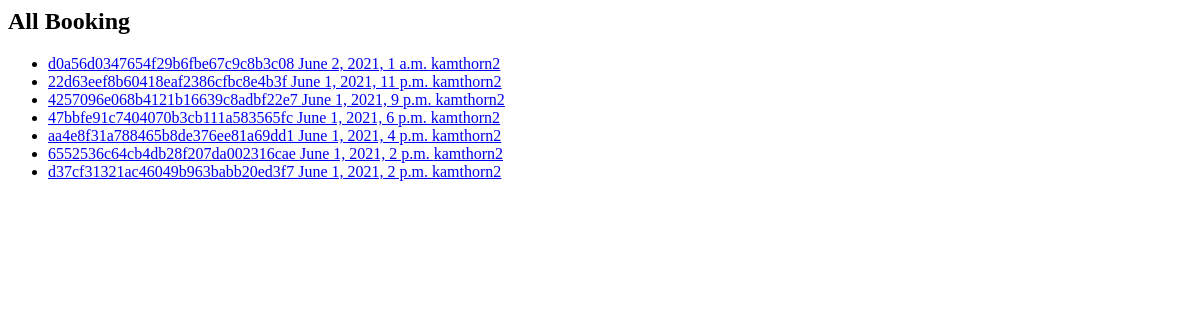
Screenshot of /adminsite/booking/ (signed in) with the database file from the repository.
### booking/models.py (models this page shows)
class Booking(models.Model):
    class Meta:
        db_table = 'bcb_booking'
    name = models.CharField(max_length=100)  # for show who's booked
    email = models.EmailField()
    tel = models.CharField(max_length=15)
    member = models.ForeignKey(
        Member, on_delete=models.CASCADE, null=True)  # null if guest
    group = models.ForeignKey(
        Group, on_delete=models.CASCADE, null=True, db_constraint=False)
    court = models.ForeignKey(
        EachCourtInfo, on_delete=models.CASCADE, db_constraint=False)  # what court
    booking_datetime = models.DateTimeField()  # datetime booking
    exp_datetime = models.DateTimeField(null=True)  # for pay in this time
    refund_datetime = models.DateTimeField(
        default=timezone.now)  # for pay in this time
    price_normal = models.DecimalField(
        max_digits=5, decimal_places=2)  # each booking slot
    price_ds = models.DecimalField(
        max_digits=5, decimal_places=2)  # each booking slot
    price_pay = models.DecimalField(
        max_digits=5, decimal_places=2)  # each booking slot
    payment_state = models.IntegerField(default=0)
    timestamp = models.DateTimeField(
        default=timezone.now)  # time now when booking
    bookingid = models.CharField(max_length=32, unique=True)
    paymentid = models.CharField(max_length=32, null=True)
    refundid = models.CharField(max_length=32, null=True)
    is_deleted = models.BooleanField(default=False)

### adminsite/views.py (the view)
# urls.py: path('booking/', views.ListBooking.as_view(), name='booking'),
class ListBooking(PermissionRequiredMixin, ListView):
    permission_required = 'is_staff'
    login_url = '/adminsite/login/'
    model = member_models.Member
    template_name = 'adminsite/booking_list.html'
    def get_queryset(self):
        member = booking_models.Booking.objects.all().order_by(
            'is_deleted').order_by('-booking_datetime')
        return member

### func/disable.py (called while the page is built)
    def process_request(self, request):
        setattr(request, '_dont_enforce_csrf_checks', True)

### template/adminsite/booking_list.html (shortened to what this page needs)
{% extends 'adminsite/base_admin.html' %}
{% block content %}
<h2>All Booking</h2>
<ul>
    {% for booking in object_list %}
        <li>
            <a href="{% url 'booking_detail' pk=booking.pk %}">
                {{ booking.bookingid }} {{booking.booking_datetime}} {{booking.name}}
            </a>
        </li>
    {% endfor %}
</ul>
{% endblock %}

### rows the page displays
Booking: bookingid "d0a56d0347654f29b6fbe67c9c8b3c08", booking_datetime "June 2, 2021, 1 a.m.", name "kamthorn2"
Booking: bookingid "22d63eef8b60418eaf2386cfbc8e4b3f", booking_datetime "June 1, 2021, 11 p.m.", name "kamthorn2"
Booking: bookingid "4257096e068b4121b16639c8adbf22e7", booking_datetime "June 1, 2021, 9 p.m.", name "kamthorn2"
Booking: bookingid "47bbfe91c7404070b3cb111a583565fc", booking_datetime "June 1, 2021, 6 p.m.", name "kamthorn2"
Booking: bookingid "aa4e8f31a788465b8de376ee81a69dd1", booking_datetime "June 1, 2021, 4 p.m.", name "kamthorn2"
Booking: bookingid "6552536c64cb4db28f207da002316cae", booking_datetime "June 1, 2021, 2 p.m.", name "kamthorn2"
Booking: bookingid "d37cf31321ac46049b963babb20ed3f7", booking_datetime "June 1, 2021, 2 p.m.", name "kamthorn2"
